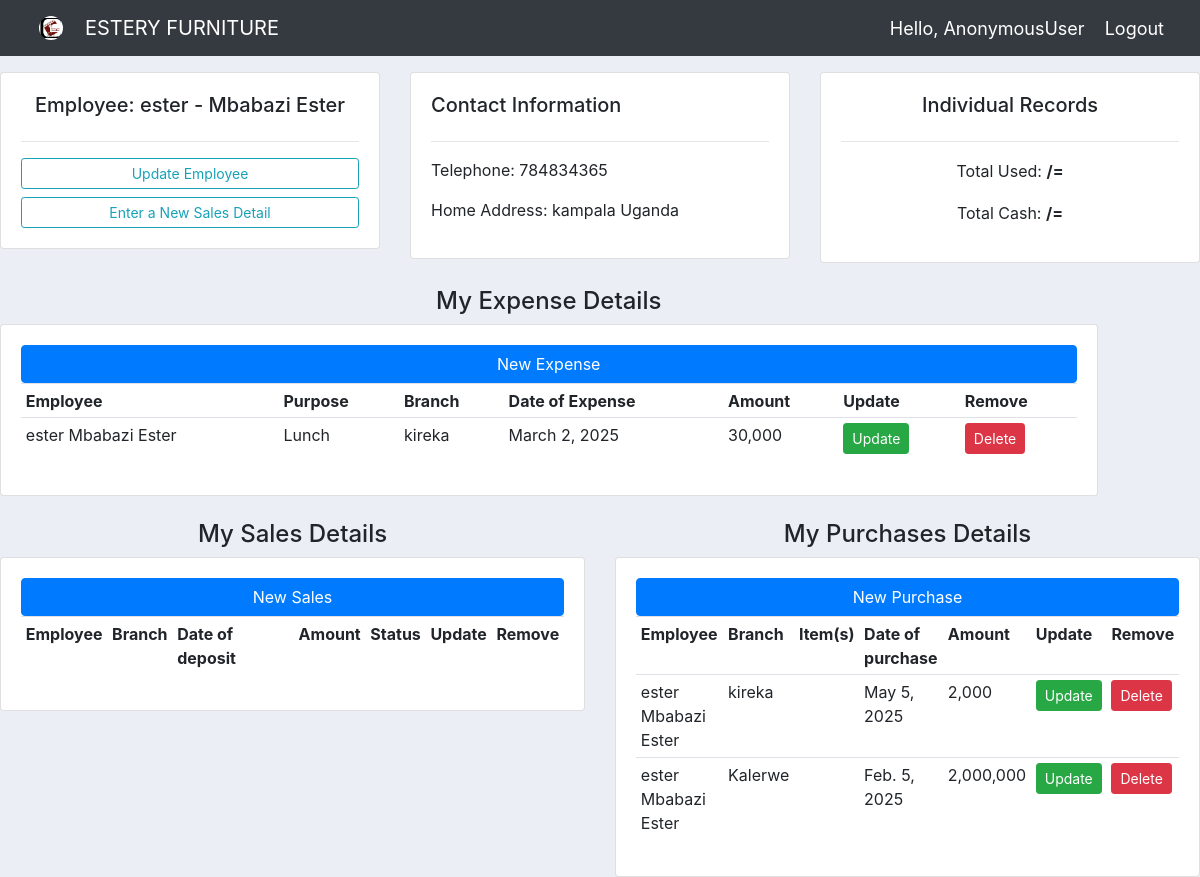
/employee/ester/, run on the app's committed database.
### estery_app/models.py (models this page shows, shortened)
class Employee(models.Model):
    sex_choices = (("Male","male"), ("Female","Female"))
    emp_id =models.CharField(max_length=10, primary_key=True )
    full_name = models.CharField(max_length=200, null=False)
    sex = models.CharField(max_length=10,choices = sex_choices)
    telephone = models.PositiveIntegerField()
    date_of_birth = models.DateField(validators=[MaxValueValidator(datetime.date.today)])
    parent_name = models.CharField(max_length=200, null=False)
    parent_telephone = models.PositiveIntegerField()
    home_address = models.CharField(max_length=300)
    Registered_date = models.DateTimeField(auto_now_add=True)
    def __str__(self):
        return self.emp_id + " " +self.full_name

class Expense(models.Model):
    branch_choices =(("Kalerwe","Kalerwe"),("kireka","kireka"))
    purpose = models.CharField(max_length=300, null=False)
    amount = models.PositiveIntegerField()
    date_of_expense = models.DateField()
    branch = models.CharField(max_length=200, null=False, choices = branch_choices)
    person_responsible = models.ForeignKey(Employee, on_delete=models.SET_DEFAULT, default=None, null=False)
    image = models.ImageField(upload_to='expenses/%Y/%m/%d',blank=True)

class Purchase(models.Model):
    branch_choices =(("Kalerwe","Kalerwe"),("kireka","kireka"))
    item_name = models.CharField(max_length=300, null=False)
    quantity = models.PositiveIntegerField()
    amount = models.PositiveIntegerField()
    date_of_purchase = models.DateField()
    branch = models.CharField(max_length=30, null=False, choices = branch_choices)
    receipt_no = models.CharField(max_length=300)
    person_responsible = models.ForeignKey(Employee, on_delete=models.SET_DEFAULT, default=None, null=False)
    supplier_name = models.CharField(max_length=300, null=False)
    supplier_contact = models.PositiveIntegerField()
    image = models.ImageField(upload_to='images/%Y/%m/%d',blank=True)

### estery_app/views.py (the view)
# urls.py: path('employee/<str:emp_id>/', views.employee, name='employee'),
def employee(request, emp_id):
    employee = Employee.objects.get(emp_id=emp_id)
    expenses = employee.expense_set.all().order_by('-date_of_expense')
    purchases = employee.purchase_set.all().order_by('-date_of_purchase')
    context = {
                'employee': employee,
                'purchases':purchases,
                'expenses':expenses,
    }
    return render(request, 'emp_report.html', context)

### estery_app/templates/emp_report.html (shortened to what this page needs)
{% extends 'main.html' %}
{% load static %}
{% load humanize %}
{% block content %}
<br>
<div class="row">
    <div class="col-md">
        <div class="card card-body">
            <h5 align="center">Employee: {{employee.emp_id}} - {{employee.full_name}}</h5>
            <hr>
            <a class="btn btn-outline-info btn-sm btn-block" href="{% url 'update_employee' employee.emp_id %}"> Update Employee</a>
            <a class="btn btn-outline-info btn-sm btn-block" href="#"> Enter a New Sales Detail</a>
        </div>
    </div>
    <div class="col-md">
        <div class="text-bg-primary">
            <div class="card card-body">
                <h5>Contact Information</h5>
                <hr>
                <p>Telephone: {{employee.telephone}}</p>
                <p>Home Address: {{employee.home_address}}</p>
            </div>
        </div>
    </div>
    <div class="col-md">
        <div class="text-bg-primary">
            <div class="card card-body">
                <h5 align="center"> Individual Records</h5>
                <hr>
                <p style="text-align: center; padding: 1px">Total Used: <strong>{{used_total}}/= </strong></p>
                <p style="text-align: center; padding: 1px">Total Cash: <strong>{{cash_total}}/= </strong></p>
            </div>
        </div>
    </div>
</div>
<br>
<div class="row">
    <div class="col-md-11">
        <h4 align="center">My Expense Details</h4>
        <div class="card card-body">
            <a class="btn btn-primary btn-block" href="{% url 'create_expense'  %}"> New Expense</a>
            <table class="table table-sm table-hover">
                <tr>
                    <th>Employee</th>
                    <th>Purpose</th>
                    <th>Branch</th>
                    <th>Date of Expense</th>
                    <th>Amount</th>
                    <th>Update</th>
                    <th>Remove</th>
                </tr>
                {% for deposit in expenses %}
                    <tr>
                        <td>{{deposit.person_responsible}}</td>
                        <td>{{deposit.purpose}}</td>
                        <td>{{deposit.branch}}</td>
                        <td>{{deposit.date_of_expense}}</td>
                        <td>{{deposit.amount|floatformat|intcomma}}</td>
                        <td><a class="btn btn-sm btn-success" href="{% url 'update_expense' deposit.id %}">Update</a></td>
                        <td><a class="btn btn-sm btn-danger" href="{% url 'delete_expense' deposit.id %}">Delete</a></td>
                    </tr>
                {% endfor %}
            </table>
        </div>
    </div>
</div>
<br>
<div class="row">
    <div class="col-md-6">
        <h4 align="center">My Sales Details</h4>
        <div class="card card-body">
            <a class="btn btn-primary btn-block" href="{% url 'create_purchase'  %}"> New Sales</a>
            <table class="table table-sm table-hover">
                <tr>
                    <th>Employee</th>
                    <th>Branch</th>
                    <th>Date of deposit</th>
                    <th>Amount</th>
                    <th>Status</th>
                    <th>Update</th>
                    <th>Remove</th>
                </tr>
            </table>
        </div>
    </div>
    <div class="col-md-6">
        <h4 align="center">My Purchases Details</h4>
        <div class="card card-body">
            <a class="btn btn-primary btn-block" href="{% url 'create_purchase'  %}"> New Purchase</a>
            <table class="table table-sm table-hover">
                <tr>
                    <th>Employee</th>
                    <th>Branch</th>
                    <th>Item(s)</th>
                    <th>Date of purchase</th>
                    <th>Amount</th>
                    <th>Update</th>
                    <th>Remove</th>
                </tr>
                {% for deposit in purchases %}
                    <tr>
                        <td>{{deposit.person_responsible}}</td>
                        <td>{{deposit.branch}}</td>
                        <td>{{deposit.items}}</td>
                        <td>{{deposit.date_of_purchase}}</td>
                        <td>{{deposit.amount|floatformat|intcomma}}</td>
                        <td><a class="btn btn-sm btn-success" href="{% url 'update_purchase' deposit.id %}">Update</a></td>
                        <td><a class="btn btn-sm btn-danger" href="{% url 'delete_purchase' deposit.id %}">Delete</a></td>
                    </tr>
                {% endfor %}
            </table>
        </div>
    </div>
</div>
{% endblock content %}

### estery_app/static/css/main.css (style rules this page uses)
body { background-color: #ebeff5; }

### data on the page
Employee: emp_id "ester", full_name "Mbabazi Ester", telephone "784834365", home_address "kampala Uganda"
Expense: person_responsible "ester Mbabazi Ester", purpose "Lunch", branch "kireka", date_of_expense "March 2, 2025", amount "30,000"
Purchase: person_responsible "ester Mbabazi Ester", branch "kireka", date_of_purchase "May 5, 2025", amount "2,000"
Purchase: person_responsible "ester Mbabazi Ester", branch "Kalerwe", date_of_purchase "Feb. 5, 2025", amount "2,000,000"

### other printed values
{{ request.user }} "AnonymousUser"
